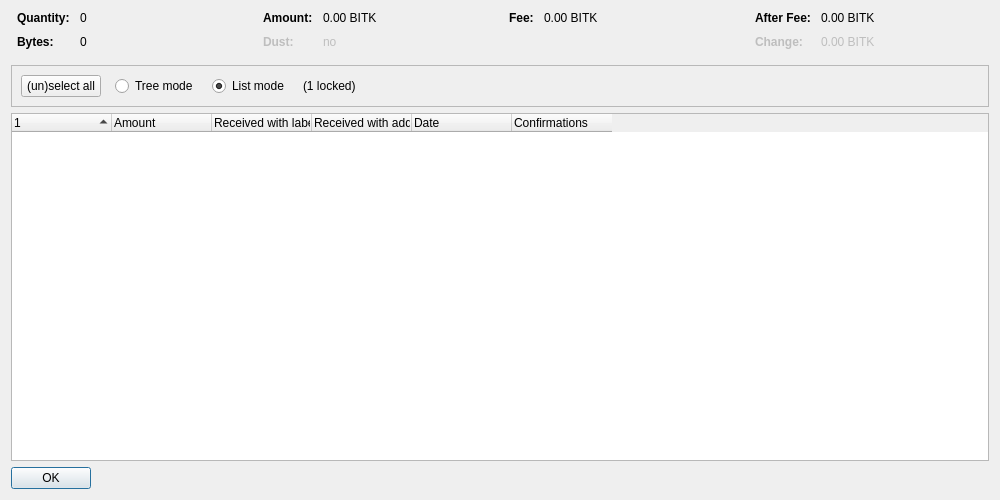
<?xml version="1.0" encoding="UTF-8"?>
<ui version="4.0">
 <class>CoinControlDialog</class>
 <widget class="QDialog" name="CoinControlDialog">
  <property name="geometry">
   <rect>
    <x>0</x>
    <y>0</y>
    <width>1000</width>
    <height>500</height>
   </rect>
  </property>
  <property name="windowTitle">
   <string>Coin Selection</string>
  </property>
  <layout class="QVBoxLayout" name="verticalLayout">
   <item>
    <layout class="QHBoxLayout" name="horizontalLayoutTop" stretch="0,0,0,0">
     <property name="topMargin">
      <number>0</number>
     </property>
     <property name="bottomMargin">
      <number>10</number>
     </property>
     <item>
      <layout class="QFormLayout" name="formLayoutCoinControl1">
       <property name="horizontalSpacing">
        <number>10</number>
       </property>
       <property name="verticalSpacing">
        <number>10</number>
       </property>
       <property name="leftMargin">
        <number>6</number>
       </property>
       <property name="rightMargin">
        <number>6</number>
       </property>
       <item row="0" column="0">
        <widget class="QLabel" name="labelCoinControlQuantityText">
         <property name="font">
          <font>
           <weight>75</weight>
           <bold>true</bold>
          </font>
         </property>
         <property name="text">
          <string>Quantity:</string>
         </property>
        </widget>
       </item>
       <item row="0" column="1">
        <widget class="QLabel" name="labelCoinControlQuantity">
         <property name="cursor">
          <cursorShape>IBeamCursor</cursorShape>
         </property>
         <property name="contextMenuPolicy">
          <enum>Qt::ActionsContextMenu</enum>
         </property>
         <property name="text">
          <string notr="true">0</string>
         </property>
         <property name="textInteractionFlags">
          <set>Qt::LinksAccessibleByMouse|Qt::TextSelectableByKeyboard|Qt::TextSelectableByMouse</set>
         </property>
        </widget>
       </item>
       <item row="1" column="0">
        <widget class="QLabel" name="labelCoinControlBytesText">
         <property name="font">
          <font>
           <weight>75</weight>
           <bold>true</bold>
          </font>
         </property>
         <property name="text">
          <string>Bytes:</string>
         </property>
        </widget>
       </item>
       <item row="1" column="1">
        <widget class="QLabel" name="labelCoinControlBytes">
         <property name="cursor">
          <cursorShape>IBeamCursor</cursorShape>
         </property>
         <property name="contextMenuPolicy">
          <enum>Qt::ActionsContextMenu</enum>
         </property>
         <property name="text">
          <string notr="true">0</string>
         </property>
         <property name="textInteractionFlags">
          <set>Qt::LinksAccessibleByMouse|Qt::TextSelectableByKeyboard|Qt::TextSelectableByMouse</set>
         </property>
        </widget>
       </item>
      </layout>
     </item>
     <item>
      <layout class="QFormLayout" name="formLayoutCoinControl2">
       <property name="horizontalSpacing">
        <number>10</number>
       </property>
       <property name="verticalSpacing">
        <number>10</number>
       </property>
       <property name="leftMargin">
        <number>6</number>
       </property>
       <property name="rightMargin">
        <number>6</number>
       </property>
       <item row="0" column="0">
        <widget class="QLabel" name="labelCoinControlAmountText">
         <property name="font">
          <font>
           <weight>75</weight>
           <bold>true</bold>
          </font>
         </property>
         <property name="text">
          <string>Amount:</string>
         </property>
        </widget>
       </item>
       <item row="0" column="1">
        <widget class="QLabel" name="labelCoinControlAmount">
         <property name="cursor">
          <cursorShape>IBeamCursor</cursorShape>
         </property>
         <property name="contextMenuPolicy">
          <enum>Qt::ActionsContextMenu</enum>
         </property>
         <property name="text">
          <string notr="true">0.00 BITK</string>
         </property>
         <property name="textInteractionFlags">
          <set>Qt::LinksAccessibleByMouse|Qt::TextSelectableByKeyboard|Qt::TextSelectableByMouse</set>
         </property>
        </widget>
       </item>
       <item row="1" column="0">
        <widget class="QLabel" name="labelCoinControlLowOutputText">
         <property name="enabled">
          <bool>false</bool>
         </property>
         <property name="font">
          <font>
           <weight>75</weight>
           <bold>true</bold>
          </font>
         </property>
         <property name="text">
          <string>Dust:</string>
         </property>
        </widget>
       </item>
       <item row="1" column="1">
        <widget class="QLabel" name="labelCoinControlLowOutput">
         <property name="enabled">
          <bool>false</bool>
         </property>
         <property name="cursor">
          <cursorShape>IBeamCursor</cursorShape>
         </property>
         <property name="contextMenuPolicy">
          <enum>Qt::ActionsContextMenu</enum>
         </property>
         <property name="text">
          <string notr="true">no</string>
         </property>
         <property name="textInteractionFlags">
          <set>Qt::LinksAccessibleByMouse|Qt::TextSelectableByKeyboard|Qt::TextSelectableByMouse</set>
         </property>
        </widget>
       </item>
      </layout>
     </item>
     <item>
      <layout class="QFormLayout" name="formLayoutCoinControl3">
       <property name="horizontalSpacing">
        <number>10</number>
       </property>
       <property name="verticalSpacing">
        <number>10</number>
       </property>
       <property name="leftMargin">
        <number>6</number>
       </property>
       <property name="rightMargin">
        <number>6</number>
       </property>
       <item row="0" column="0">
        <widget class="QLabel" name="labelCoinControlFeeText">
         <property name="font">
          <font>
           <weight>75</weight>
           <bold>true</bold>
          </font>
         </property>
         <property name="text">
          <string>Fee:</string>
         </property>
        </widget>
       </item>
       <item row="0" column="1">
        <widget class="QLabel" name="labelCoinControlFee">
         <property name="cursor">
          <cursorShape>IBeamCursor</cursorShape>
         </property>
         <property name="contextMenuPolicy">
          <enum>Qt::ActionsContextMenu</enum>
         </property>
         <property name="text">
          <string notr="true">0.00 BITK</string>
         </property>
         <property name="textInteractionFlags">
          <set>Qt::LinksAccessibleByMouse|Qt::TextSelectableByKeyboard|Qt::TextSelectableByMouse</set>
         </property>
        </widget>
       </item>
      </layout>
     </item>
     <item>
      <layout class="QFormLayout" name="formLayoutCoinControl4">
       <property name="horizontalSpacing">
        <number>10</number>
       </property>
       <property name="verticalSpacing">
        <number>10</number>
       </property>
       <property name="leftMargin">
        <number>6</number>
       </property>
       <property name="rightMargin">
        <number>6</number>
       </property>
       <item row="0" column="0">
        <widget class="QLabel" name="labelCoinControlAfterFeeText">
         <property name="font">
          <font>
           <weight>75</weight>
           <bold>true</bold>
          </font>
         </property>
         <property name="text">
          <string>After Fee:</string>
         </property>
        </widget>
       </item>
       <item row="0" column="1">
        <widget class="QLabel" name="labelCoinControlAfterFee">
         <property name="cursor">
          <cursorShape>IBeamCursor</cursorShape>
         </property>
         <property name="contextMenuPolicy">
          <enum>Qt::ActionsContextMenu</enum>
         </property>
         <property name="text">
          <string notr="true">0.00 BITK</string>
         </property>
         <property name="textInteractionFlags">
          <set>Qt::LinksAccessibleByMouse|Qt::TextSelectableByKeyboard|Qt::TextSelectableByMouse</set>
         </property>
        </widget>
       </item>
       <item row="1" column="0">
        <widget class="QLabel" name="labelCoinControlChangeText">
         <property name="enabled">
          <bool>false</bool>
         </property>
         <property name="font">
          <font>
           <weight>75</weight>
           <bold>true</bold>
          </font>
         </property>
         <property name="text">
          <string>Change:</string>
         </property>
        </widget>
       </item>
       <item row="1" column="1">
        <widget class="QLabel" name="labelCoinControlChange">
         <property name="enabled">
          <bool>false</bool>
         </property>
         <property name="cursor">
          <cursorShape>IBeamCursor</cursorShape>
         </property>
         <property name="contextMenuPolicy">
          <enum>Qt::ActionsContextMenu</enum>
         </property>
         <property name="text">
          <string notr="true">0.00 BITK</string>
         </property>
         <property name="textInteractionFlags">
          <set>Qt::LinksAccessibleByMouse|Qt::TextSelectableByKeyboard|Qt::TextSelectableByMouse</set>
         </property>
        </widget>
       </item>
      </layout>
     </item>
    </layout>
   </item>
   <item>
    <widget class="QFrame" name="frame">
     <property name="minimumSize">
      <size>
       <width>0</width>
       <height>40</height>
      </size>
     </property>
     <property name="frameShape">
      <enum>QFrame::StyledPanel</enum>
     </property>
     <property name="frameShadow">
      <enum>QFrame::Sunken</enum>
     </property>
     <layout class="QHBoxLayout" name="horizontalLayout">
      <item>
       <layout class="QHBoxLayout" name="horizontalLayoutPanel" stretch="0,0,0,0,0">
        <property name="spacing">
         <number>14</number>
        </property>
        <item>
         <widget class="QPushButton" name="pushButtonSelectAll">
          <property name="sizePolicy">
           <sizepolicy hsizetype="Maximum" vsizetype="Fixed">
            <horstretch>0</horstretch>
            <verstretch>0</verstretch>
           </sizepolicy>
          </property>
          <property name="text">
           <string>(un)select all</string>
          </property>
          <property name="autoDefault">
           <bool>false</bool>
          </property>
         </widget>
        </item>
        <item>
         <widget class="QRadioButton" name="radioTreeMode">
          <property name="sizePolicy">
           <sizepolicy hsizetype="Maximum" vsizetype="Fixed">
            <horstretch>0</horstretch>
            <verstretch>0</verstretch>
           </sizepolicy>
          </property>
          <property name="text">
           <string>Tree mode</string>
          </property>
         </widget>
        </item>
        <item>
         <widget class="QRadioButton" name="radioListMode">
          <property name="sizePolicy">
           <sizepolicy hsizetype="Maximum" vsizetype="Fixed">
            <horstretch>0</horstretch>
            <verstretch>0</verstretch>
           </sizepolicy>
          </property>
          <property name="text">
           <string>List mode</string>
          </property>
          <property name="checked">
           <bool>true</bool>
          </property>
         </widget>
        </item>
        <item>
         <widget class="QLabel" name="labelLocked">
          <property name="text">
           <string notr="true">(1 locked)</string>
          </property>
         </widget>
        </item>
        <item>
         <spacer name="horizontalSpacer">
          <property name="orientation">
           <enum>Qt::Horizontal</enum>
          </property>
          <property name="sizeHint" stdset="0">
           <size>
            <width>40</width>
            <height>20</height>
           </size>
          </property>
         </spacer>
        </item>
       </layout>
      </item>
     </layout>
    </widget>
   </item>
   <item>
    <widget class="CoinControlTreeWidget" name="treeWidget">
     <property name="contextMenuPolicy">
      <enum>Qt::CustomContextMenu</enum>
     </property>
     <property name="sortingEnabled">
      <bool>false</bool>
     </property>
     <property name="columnCount">
      <number>6</number>
     </property>
     <attribute name="headerShowSortIndicator" stdset="0">
      <bool>true</bool>
     </attribute>
     <attribute name="headerStretchLastSection">
      <bool>false</bool>
     </attribute>
     <column>
      <property name="text">
       <string/>
      </property>
     </column>
     <column>
      <property name="text">
       <string>Amount</string>
      </property>
     </column>
     <column>
      <property name="text">
       <string>Received with label</string>
      </property>
     </column>
     <column>
      <property name="text">
       <string>Received with address</string>
      </property>
     </column>
     <column>
      <property name="text">
       <string>Date</string>
      </property>
     </column>
     <column>
      <property name="text">
       <string>Confirmations</string>
      </property>
      <property name="toolTip">
       <string>Confirmed</string>
      </property>
     </column>
     <column>
      <property name="text">
       <string/>
      </property>
     </column>
     <column>
      <property name="text">
       <string/>
      </property>
     </column>
     <column>
      <property name="text">
       <string/>
      </property>
     </column>
     <column>
      <property name="text">
       <string/>
      </property>
     </column>
    </widget>
   </item>
   <item>
    <widget class="QDialogButtonBox" name="buttonBox">
     <property name="sizePolicy">
      <sizepolicy hsizetype="Maximum" vsizetype="Fixed">
       <horstretch>0</horstretch>
       <verstretch>0</verstretch>
      </sizepolicy>
     </property>
     <property name="orientation">
      <enum>Qt::Horizontal</enum>
     </property>
     <property name="standardButtons">
      <set>QDialogButtonBox::Ok</set>
     </property>
    </widget>
   </item>
  </layout>
 </widget>
 <customwidgets>
  <customwidget>
   <class>CoinControlTreeWidget</class>
   <extends>QTreeWidget</extends>
   <header>qt/coincontroltreewidget.h</header>
  </customwidget>
 </customwidgets>
 <resources/>
 <connections/>
</ui>
